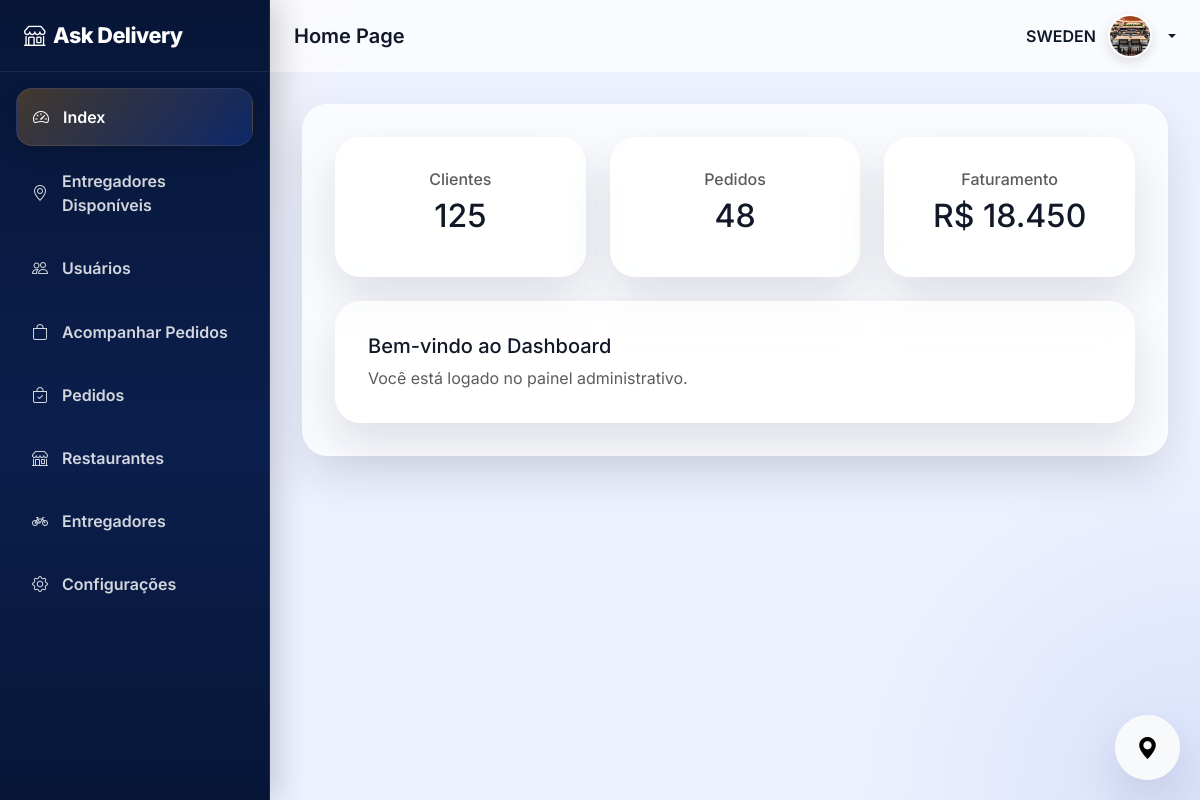
The page / (signed in) on the database its author committed.
### core/models.py (models this page shows, shortened)
class User(AbstractUser):
    telefone = models.CharField(max_length=20, blank=True)
    email = models.EmailField(unique=True)
    USERNAME_FIELD = 'email'
    REQUIRED_FIELDS = ['username']

class Usuario(models.Model):
    user = models.OneToOneField(
        User,
        on_delete=models.CASCADE,
        related_name='perfil'
    )
    tipo = models.CharField(max_length=20, choices=TIPO)
    foto = models.ImageField(
        upload_to=user_directory_path,
        blank=True,
        null=True
    )
    telefone_verificado = models.BooleanField(default=False)
    email_verificado = models.BooleanField(default=False)
    ativo = models.BooleanField(default=True)
    criado_em = models.DateTimeField(auto_now_add=True)
    atualizado_em = models.DateTimeField(auto_now=True)
    class Meta:
        permissions = (
            ("cliente", "Permissão de cliente"),
            ("entregador", "Permissão de entregador"),
            ("restaurante", "Permissão de restaurante"),
        )

### core/views.py (the view)
# urls.py: path('', v.IndexView.as_view(), name='index'),
class IndexView(View):
    template_name = 'accounts/index.html'
    def get(self, request, *args, **kwargs):
        context = {
            'page_title': 'Home Page'
        }
        return render(request, self.template_name, context)

### core/templatetags/static_version.py (called while the page is built)
@register.simple_tag
def static_version(path):
    full_path = os.path.join(settings.STATIC_ROOT, path)
    if os.path.exists(full_path):
        with open(full_path, 'rb') as f:
            file_hash = hashlib.md5(f.read()).hexdigest()[:6]
        return f"{static(path)}?v={file_hash}"
    return static(path)

### core/templates/accounts/index.html (shortened to what this page needs)
{% extends 'base.html' %}
{% block page_title %}{{ page_title }}{% endblock %}
{% block content %}
<div class="row g-4">
    <div class="col-md-4">
        <div class="page-card text-center">
            <h6 class="text-muted">Clientes</h6>
            <h2>125</h2>
        </div>
    </div>
    <div class="col-md-4">
        <div class="page-card text-center">
            <h6 class="text-muted">Pedidos</h6>
            <h2>48</h2>
        </div>
    </div>
    <div class="col-md-4">
        <div class="page-card text-center">
            <h6 class="text-muted">Faturamento</h6>
            <h2>R$ 18.450</h2>
        </div>
    </div>
</div>
<div class="mt-4">
    <div class="page-card">
        <h5>Bem-vindo ao Dashboard</h5>
        <p class="text-muted mb-0">
            Você está logado no painel administrativo.
        </p>
    </div>
</div>
{% endblock %}

### core/templates/base.html (shortened to what this page needs)
{% load static %}
{% load static_version %}
<!DOCTYPE html>
<html lang="pt-br">
<head>
    <link href="https://cdn.jsdelivr.net/npm/bootstrap@5.3.3/dist/css/bootstrap.min.css" rel="stylesheet">
    <link rel="stylesheet" href="https://cdn.jsdelivr.net/npm/bootstrap-icons@1.11.3/font/bootstrap-icons.css">
    <link href="{% static_version 'css/admin.css' %}" rel="stylesheet">
</head>
<body>
    <aside class="sidebar" id="sidebar">
        <div class="sidebar-brand">
            <i class="bi bi-shop me-2"></i> Ask Delivery
        </div>
        <nav class="sidebar-nav nav flex-column">
            <a href="{% url 'core:index' %}"
               class="nav-link {% if request.resolver_match.url_name == 'index' %}active{% endif %}">
                <i class="bi bi-speedometer2"></i>
                Index
            </a>
            <a href="{% url 'tracking:tracking-dashboard' %}"
               class="nav-link {% if request.resolver_match.url_name == 'tracking-dashboard' %}active{% endif %}">
                <i class="bi bi-geo-alt"></i>
                Entregadores Disponíveis
            </a>
            <a href="{% url 'core:usuario_list' %}"
               class="nav-link {% if request.resolver_match.url_name == 'usuario_list' %}active{% endif %}">
                <i class="bi bi-people"></i>
                Usuários
            </a>
            <a href="{% url 'orders:orders_dashboard' %}"
               class="nav-link {% if request.resolver_match.url_name == 'orders_dashboard' %}active{% endif %}">
                <i class="bi bi-bag"></i>
                Acompanhar Pedidos
            </a>
            <a href="{% url 'orders:orders_list' %}"
               class="nav-link {% if request.resolver_match.url_name == 'orders_list' %}active{% endif %}">
                <i class="bi bi-bag-check"></i>
                Pedidos
            </a>
            <a href="#" class="nav-link">
                <i class="bi bi-shop"></i>
                Restaurantes
            </a>
            <a href="#" class="nav-link">
                <i class="bi bi-bicycle"></i>
                Entregadores
            </a>
            <a href="#" class="nav-link">
                <i class="bi bi-gear"></i>
                Configurações
            </a>
        </nav>
    </aside>
    <div class="main-wrapper">
        <header class="topbar">
            <div class="d-flex align-items-center gap-3">
                <h5 class="mb-0 fw-semibold">
                    {% block page_title %}Dashboard{% endblock %}
                </h5>
            </div>
            <div class="dropdown">
                <div class="user-box dropdown-toggle"
                     data-bs-toggle="dropdown"
                     aria-expanded="false"
                     style="cursor: pointer;">
                    <div class="text-end d-none d-sm-block">
                        <div class="fw-semibold">
                            {{ request.user.get_full_name|default:request.user.username }}
                        </div>
                    </div>
                    {% if request.user.perfil and request.user.perfil.foto %}
                        <img src="{{ request.user.perfil.foto.url }}"
                            alt="Avatar"
                            class="user-avatar">
                    {% else %}
                        <img src="{% static 'imagens/user.png' %}"
                            alt="Avatar"
                            class="user-avatar">
                    {% endif %}
                </div>
            </div>
        </header>
        <main class="content-wrapper">
            <div class="page-card">
                {% block content %}
                {% endblock %}
            </div>
        </main>
    </div>
    <div id="tracking-widget" class="tracking-widget minimized">
        <div class="tracking-header">
            <button id="trackingMinimize"
                    class="tracking-toggle">
                <i class="bi bi-geo-alt-fill"></i>
            </button>
        </div>
    </div>
</body>
</html>

### core/static/css/admin.css (style rules this page uses)
:root { --primary-color: #1d4ed8; --primary-hover: #1e40af; --secondary-color: #f59e0b; --secondary-hover: #ea580c; --success-color: #10b981; --danger-color: #ef4444; --sidebar-width: 270px; --topbar-height: 72px; --sidebar-bg: linear-gradient( 180deg, #071637, #0b1f4d 55%, #071637 ); --sidebar-hover: rgba(255,255,255,0.08); --body-bg: #eef2ff; --card-bg: rgba(255,255,255,0.72); --card-border: rgba(255,255,255,0.4); --text-main: #111827; --text-muted: #6b7280; --shadow-lg: 0 20px 45px rgba(15,23,42,.12); --shadow-md: 0 10px 25px rgba(15,23,42,.08); --radius-xl: 26px; --radius-lg: 18px; --radius-md: 14px; }
* { font-family: 'Inter', sans-serif; }
body { background: radial-gradient( circle at top left, rgba(245,158,11,.15), transparent 25% ), radial-gradient( circle at bottom right, rgba(29,78,216,.10), transparent 25% ), var(--body-bg); color: var(--text-main); overflow-x: hidden; }
.sidebar { position: fixed; top: 0; left: 0; width: var(--sidebar-width); height: 100vh; background: var(--sidebar-bg); color: #fff; z-index: 1040; transition: .3s ease; overflow-y: auto; border-right: 1px solid rgba(255,255,255,.08); box-shadow: 8px 0 30px rgba(0,0,0,.18); }
.sidebar-brand { height: var(--topbar-height); display:flex; align-items:center; padding:0 1.5rem; font-size:1.35rem; font-weight:800; border-bottom: 1px solid rgba(255,255,255,.08); letter-spacing:-.5px; }
.sidebar-nav { padding: 1rem; }
.sidebar-nav .nav-link { color: rgba(255,255,255,.82); border-radius: 16px; padding: 1rem 1rem; margin-bottom: .45rem; display:flex; align-items:center; gap:14px; font-weight:600; transition:.25s ease; }
.sidebar-nav .nav-link.active { background: linear-gradient( 135deg, rgba(245,158,11,.25), rgba(29,78,216,.28) ); color:#fff; border: 1px solid rgba(255,255,255,.08); box-shadow: 0 8px 20px rgba(0,0,0,.15); }
.main-wrapper { margin-left: var(--sidebar-width); min-height: 100vh; transition: all 0.3s ease; }
.topbar { height: var(--topbar-height); background: rgba(255,255,255,.65); backdrop-filter: blur(16px); border-bottom: 1px solid rgba(255,255,255,.5); display:flex; align-items:center; justify-content:space-between; padding:0 1.5rem; position:sticky; top:0; z-index:1030; }
.content-wrapper { padding: 2rem; }
.page-card { background: rgba(255,255,255,.68); backdrop-filter: blur(18px); border-radius: var(--radius-xl); box-shadow: var(--shadow-lg); padding:2rem; border: 1px solid rgba(255,255,255,.5); }
.user-box { display: flex; align-items: center; gap: 12px; }
.user-avatar { width: 42px; height: 42px; border-radius: 50%; object-fit: cover; }
* { box-sizing: border-box; }
.tracking-widget { position: fixed; bottom: 20px; right: 20px; width: 320px; z-index: 9999; background: #fff; border-radius: 18px; box-shadow: 0 10px 30px rgba(0,0,0,0.15); overflow: hidden; transition: all 0.3s ease; backdrop-filter: blur(10px); }
.tracking-widget.minimized { width: 65px; height: 65px; border-radius: 50%; padding: 0; }
.tracking-widget.minimized .tracking-header { justify-content: center; padding: 0; height: 65px; border-bottom: none; }
.tracking-widget.minimized .tracking-toggle { margin: 0; width: 65px; height: 65px; border-radius: 50%; display: flex; align-items: center; justify-content: center; font-size: 22px; }
.tracking-header { display: flex; align-items: center; justify-content: space-between; padding: 12px 16px; background: #f8f9fa; border-bottom: 1px solid #eee; }
.tracking-toggle { border: none; background: transparent; font-size: 18px; cursor: pointer; }
.user-avatar { width:44px; height:44px; border-radius:50%; object-fit:cover; border: 2px solid rgba(255,255,255,.7); box-shadow: 0 4px 12px rgba(0,0,0,.12); }
.tracking-widget { background: rgba(255,255,255,.72); backdrop-filter: blur(18px); border: 1px solid rgba(255,255,255,.5); box-shadow: var(--shadow-lg); }

### rows shown on the page
User: user.get_full_name "SWEDEN", user.perfil.foto (picture)

### other values the page prints
{{ page_title }} "Home Page"
